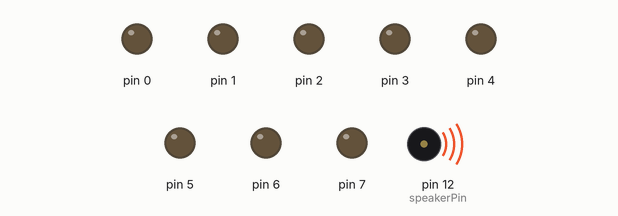
Bench run of a sketch on a simulated Arduino Uno, built for the host (arithmetic inside an expression is 32-bit, double 64-bit). Shown: output pins drawn as LEDs (lit = HIGH), buzzer (waves = sounding). Pins used as bus, display or sensor lines are not drawn.

Above: at 0.1 s.
At 13.0 s:
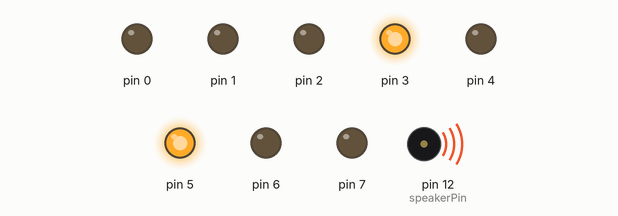
At 16.5 s:
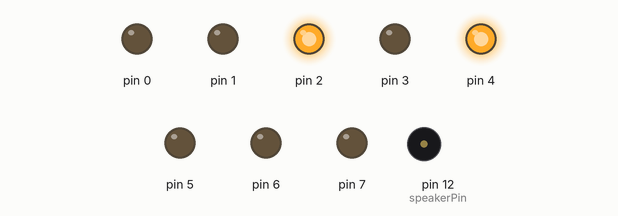
At 27.1 s:
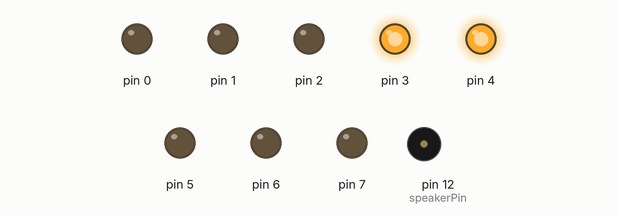
At 34.6 s:
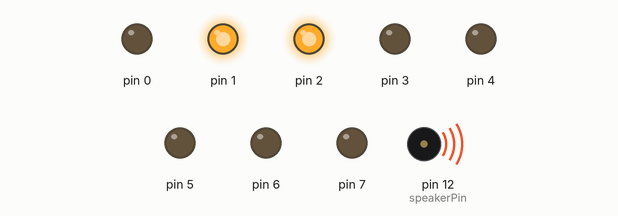
At 37.5 s:
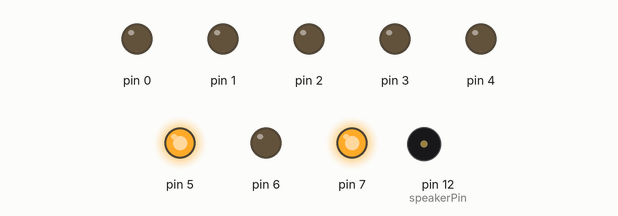
Timing chart, 0 to 40.0 s (numbered marks = the images above):
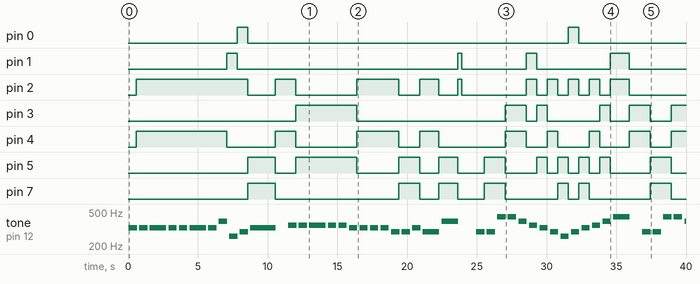

Measured:
- by itself, pin 0: alternates HIGH for 0.75 s and LOW for 23.0 s
- by itself, pin 1: LOW → HIGH at 7.1 s, → LOW 0.75 s later, → HIGH 15.8 s later, → LOW 0.30 s later, … (8 changes in this stretch)
- by itself, pin 2: LOW → HIGH at 0.60 s, → LOW 8.0 s later, → HIGH 2.0 s later, → LOW 1.5 s later, … (20 changes in this stretch)
- by itself, pin 3: LOW → HIGH at 12.0 s, → LOW 4.4 s later, → HIGH 10.6 s later, → LOW 1.5 s later, … (11 changes in this stretch)
- by itself, pin 4: LOW → HIGH at 0.60 s, → LOW 6.5 s later, → HIGH 3.5 s later, → LOW 1.5 s later, … (17 changes in this stretch)
- by itself, pin 5: LOW → HIGH at 8.6 s, → LOW 2.0 s later, → HIGH 1.5 s later, → LOW 4.4 s later, … (20 changes in this stretch)
- by itself, pin 7: LOW → HIGH at 8.6 s, → LOW 2.0 s later, → HIGH 8.9 s later, → LOW 1.5 s later, … (14 changes in this stretch)
- by itself, tone on pin 12 (speakerPin): plays 328 Hz for 0.60 s, 328 Hz for 0.60 s, 328 Hz for 1.2 s, 328 Hz for 0.60 s, 328 Hz for 0.60 s, 328 Hz for 1.2 s … (44 notes in this stretch)

The sketch:

ARDUINO_Piezo_y_Leds_Navidad.ino
```cpp
int speakerPin = 12;

int length0 = 27;
char notes0[] = "eeeeeeegcde fffffeeeeddedg";
int beats0[] = { 2,2,4,2,2,4,2,2,2,2,6,2,2,2,4,2,2,2,2,2,2,2,2,2,4,4 };

int length1 = 69;
char notes1[] = "ddaagfedcdefga ddaagfedcdefga avgavCDagfdefgfgavaagfedfedgfgavCDagfed";
int beats1[] = { 2,2,2,2,2,2,2,2,2,2,2,2,2,4,2,2,2,2,2,2,2,2,2,2,2,2,2,2,4,2,2,2,2,2,2,2,2,2,2,2,2,2,2,4,2,2,4,2,2,2,2,2,2,4,1,1,2,4,2,2,2,2,2,2,2,2,2,2,8 };

int length2 = 77;
char notes2[] = "cffefaagCCCvagacffefaagCffeedcCCCfvaagCCCfvaagDDDCvavgavCffgaDDDCvavgavCffgf";
int beats2[] = {2,2,3,1,2,2,2,2,2,2,3,1,2,2,4,2,2,3,1,2,2,2,2,2,2,3,1,2,2,4,2,2,2,2,2,2,2,2,2,2,2,2,2,2,2,2,2,2,2,2,2,2,4,2,1,1,3,1,2,2,4,3,1,2,2,2,2,4,2,1,1,3,1,2,2,4,8 };

int length3 = 64;
char notes3[] = "ggdgadbabCbaggsesgabsedd DCbCbabgasedggsgagdbbabCbabCbagsgCbagg";
int beats3[] = { 2,4,2,2,4,4,2,2,2,2,4,2,2,4,2,2,2,2,2,2,4,3,1,6,2,4,2,2,4,4,2,2,2,2,3,1,2,2,2,2,2,2,4,2,2,2,2,2,2,4,2,2,2,2,2,2,4,2,2,4,3,1,6,8 };


int tempo = 300;

void playTone(int tone, int duration) {
   for(long i = 0; i < duration * 1000L; i += tone * 2) {
      digitalWrite(speakerPin, HIGH);
      delayMicroseconds(tone);
      digitalWrite(speakerPin, LOW);
      delayMicroseconds(tone);
   }
}

void output_leds(char letra){
   switch(letra){
   case 'c':
      PORTD = B00000101;
      break;
   case 'd':
      PORTD = B10100000;
      break;
   case 'e':
      PORTD = B00010100;
      break;
   case 'f':
      PORTD = B00101000;
      break;
   case 's':
      PORTD = B01100000;
      break;
   case 'g':
      PORTD = B00000110;
      break;
   case 'a':
      PORTD = B00011000;
      break;
   case 'v':
      PORTD = B10101010;
      break;
   case 'b':
      PORTD = B10101010;
      break;
   case 'C':
      PORTD = B11000011;
      break;
   case 'D':
      PORTD = B00111100;
      break;
   case 'E':
      PORTD = B11001100;
      break;
   }
}

void playNote(char note, int duration) {
   char names[] = { 'c' , 'd' , 'e' , 'f' , 's' , 'g' , 'a' , 'v' , 'b' , 'C', 'D', 'E' };
   int tones[]  = { 1915, 1700, 1519, 1432, 1352, 1275, 1136, 1073, 1014, 956, 852, 758 };
   for(int i = 0; i < 12; i++) {
      if(names[i] == note) {
         playTone(tones[i], duration);
         output_leds(names[i]);
      }
   }
}

void setup() {
   pinMode(speakerPin, OUTPUT);
   DDRD = B11111111;
   PORTD = B00000000;
}

void loop() {

   for(int i = 0; i < length0; i++) {
      if(notes0[i] == ' ') {
         delay(beats0[i] * tempo); // rest
      }else{
         playNote(notes0[i], beats0[i] * tempo);
      }
      delay(tempo / 2);
   }
   PORTD = B00000000;
   delay(1000);

   for(int i = 0; i < length1; i++) {
      if(notes1[i] == ' ') {
         delay(beats1[i] * tempo); // rest
      }else{
         playNote(notes1[i], beats1[i] * tempo);
      }
      delay(tempo / 2);
   }
   PORTD = B00000000;
   delay(1000);

   for(int i = 0; i < length2; i++) {
      if(notes2[i] == ' ') {
         delay(beats2[i] * tempo); // rest
      }else{
         playNote(notes2[i], beats2[i] * tempo);
      }
      delay(tempo / 2);
   }
   PORTD = B00000000;
   delay(1000);

   for(int i = 0; i < length3; i++) {
      if(notes3[i] == ' ') {
         delay(beats3[i] * tempo); // rest
      }else{
         playNote(notes3[i], beats3[i] * tempo);
      }
      delay(tempo / 2);
   }
   PORTD = B00000000;
   delay(1000);
}
```
